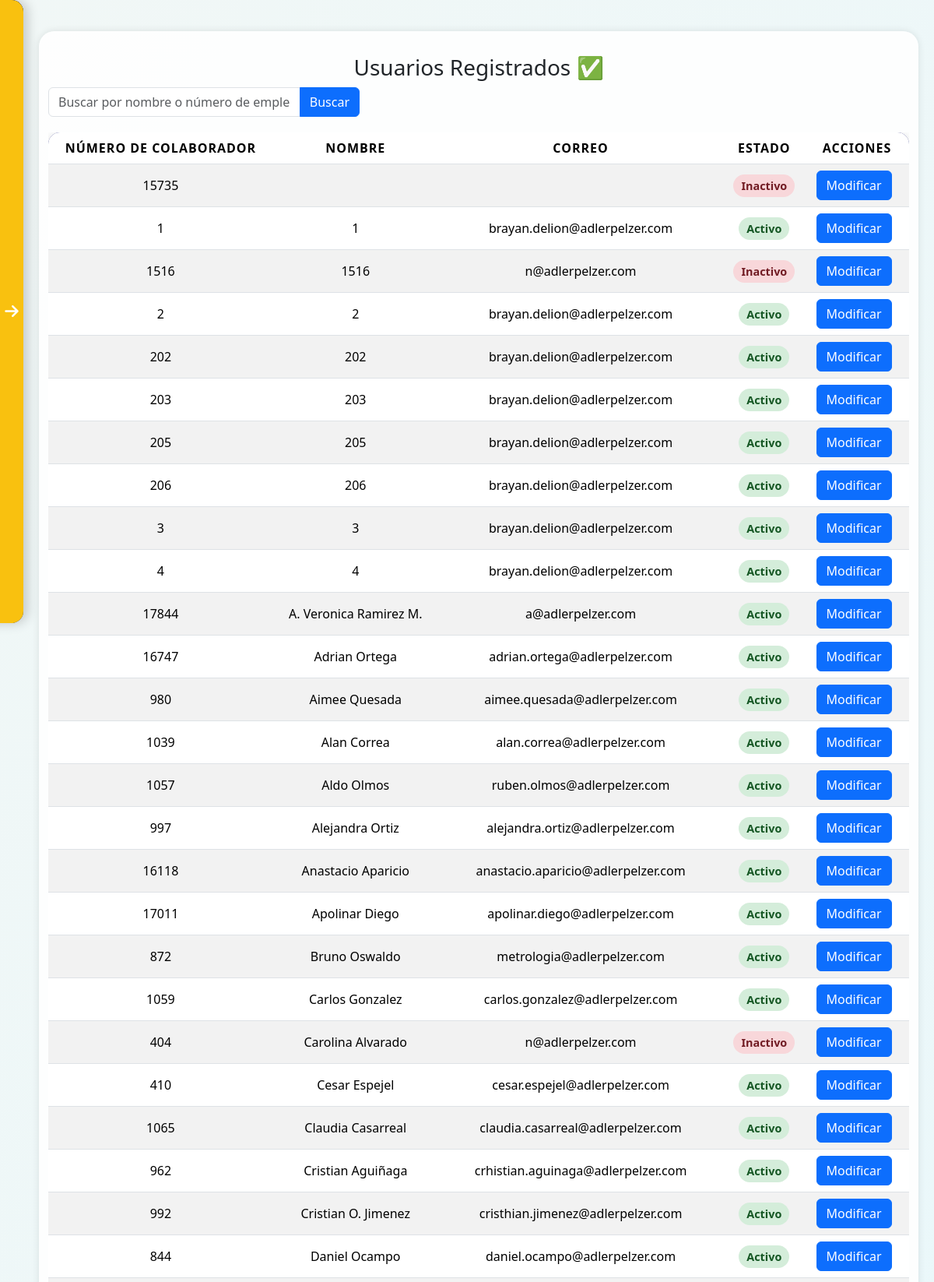
Page /Vista/ver_usuarios_registrados.php (signed in, upper part) on the committed database.
### tables this page shows
CREATE TABLE `empleados` (
  `numero_empleado` varchar(50) NOT NULL,
  `nombre` text DEFAULT NULL,
  `contraseña` text DEFAULT NULL,
  `tipo` enum('superadmin','admin','auditor','usuario') NOT NULL DEFAULT 'usuario',
  `correo` varchar(59) DEFAULT NULL,
  `estado` tinyint(1) DEFAULT 1
);

### Vista/ver_usuarios_registrados.php (the view, shortened to what this page needs)
<?php
$servername = "localhost";
$username = "root";
$password = "";
$database = "auditoria";
$conn = new mysqli($servername, $username, $password, $database);
$search = isset($_GET['search']) ? $conn->real_escape_string($_GET['search']) : '';
$sql = "SELECT numero_empleado, nombre, tipo, correo, estado FROM empleados WHERE 1=1";
$sql .= " ORDER BY nombre ASC";
$result = $conn->query($sql);
?>
<!DOCTYPE html>
<html lang="es">
<head>
    <link href="https://cdn.jsdelivr.net/npm/bootstrap@5.3.3/dist/css/bootstrap.min.css" rel="stylesheet">
    <link rel="stylesheet" href="https://cdnjs.cloudflare.com/ajax/libs/font-awesome/6.5.1/css/all.min.css">
</head>
<body>
    <div class="sidebar" id="sidebar">
        <div class="sidebar-header">
            <h4>Adler Pelzer Group</h4>
        </div>
        <ul class="nav flex-column">
            <li class="nav-item">
                <a class="nav-link text-white" href="../index.php"><i class="fas fa-tachometer-alt me-2"></i>Dashboard</a>
            </li>
            <li class="nav-item">
                <a class="nav-link text-white" href="programar_auditoria.php"><i class="fas fa-calendar-plus me-2"></i>Programar Auditoría</a>
            </li>
            <li class="nav-item">
                <a class="nav-link text-white" href="ver_auditorias_programadas.php"><i class="fas fa-calendar-check me-2"></i>Ver Auditorías Programadas</a>
            </li>
            <li class="nav-item">
                <a class="nav-link text-white" href="registrar_nuevo_usuario.php"><i class="fas fa-user-plus me-2"></i>Registrar Nuevo Usuario</a>
            </li>
            <li class="nav-item">
                <a class="nav-link text-warning" href="ver_usuarios_registrados.php"><i class="fas fa-users me-2"></i>Ver Usuarios Registrados</a>
            </li>
            <li class="nav-item">
                <a class="nav-link text-white" href="proyectos.php"><i class="fas fa-folder-open me-2"></i>Proyectos</a>
            </li>
            <li class="nav-item">
                <a class="nav-link text-white" href="mis_auditorias.php"><i class="fas fa-calendar me-2"></i>Mis Auditorías Programadas</a>
            </li>
            <li class="nav-item">
                <a class="nav-link text-white" href="ver_registro_por_usuario.php"><i class="fas fa-check-circle me-2"></i>Mis Registros Terminados</a>
            </li>
            <li class="nav-item">
                <a class="nav-link" href="cambiar_contraseña.php"><i class="fas fa-check-circle me-2"></i>Cambiar Contraseña</a>
            </li>
        </ul>
        <div class="toggle-bar" onclick="toggleSidebar()">
            <i class="fas fa-arrow-right"></i>
        </div>
    </div>
    <div class="content" id="content">
        <div class="container">
            <h3 class="text-center">Usuarios Registrados ✅</h3>
            <form method="GET" action="" class="search-form">
                <div class="input-group">
                    <input type="text" name="search" class="form-control" placeholder="Buscar por nombre o número de empleado..." value="<?php echo htmlspecialchars($search); ?>">
                    <button type="submit" class="btn btn-primary btn-modern">Buscar</button>
                </div>
            </form>
            <div class="table-responsive">
                <table class="table table-modern table-striped align-middle text-center">
                    <thead>
                        <tr>
                            <th scope="col">Número de colaborador</th>
                            <th scope="col">Nombre</th>
                            <th scope="col">Correo</th>
                            <th scope="col">Estado</th>
                            <th scope="col">Acciones</th>
                        </tr>
                    </thead>
                    <tbody>
                    <?php
                        if ($result->num_rows > 0) {
                            while ($row = $result->fetch_assoc()) {
                                echo "<tr>";
                                echo "<td>" . htmlspecialchars($row["numero_empleado"]) . "</td>";
                                echo "<td>" . htmlspecialchars($row["nombre"]) . "</td>";
                                echo "<td>" . htmlspecialchars($row["correo"]) . "</td>";
                                echo "<td>";
                                if ($row["estado"] == 1) {
                                    echo "<span class='status-badge status-active'>Activo</span>";
                                } else {
                                    echo "<span class='status-badge status-inactive'>Inactivo</span>";
                                }
                                echo "</td>";
                                echo "<td>";
                                echo "<a href='modificar_usuario.php?numero_empleado=" . htmlspecialchars($row["numero_empleado"]) . "' class='btn btn-primary btn-modern me-2'>Modificar</a>";
                                echo "</td>";
                                echo "</tr>";
                            }
                        } else {
                            echo "<tr><td colspan='5'>No hay registros encontrados</td></tr>";
                        }
                    ?>
                    </tbody>
                </table>
            </div>
        </div>
        <br><br><br><br>
    </div>
    <?php include('pie.php'); ?>
</body>
</html>

### Vista/ver_usuarios_registrados.php (style rules this page uses)
body { background: linear-gradient(120deg, rgb(241, 247, 246) 0%, rgb(226, 248, 255) 100%); min-height: 100vh; }
.sidebar { height: 100vh; width: 250px; position: fixed; top: 0; left: -220px; background-color: #2A3184; transition: 0.3s; padding-top: 60px; z-index: 1000; border-top-right-radius: 15px; border-bottom-right-radius: 15px; box-shadow: 5px 0 15px rgba(0, 0, 0, 0.2); }
.sidebar .nav-link { color: #fff; padding: 15px 25px; transition: 0.3s; }
.sidebar-header { padding: 20px; background-color: #1e2561; color: #fff; text-align: center; position: absolute; top: 0; width: 100%; border-top-right-radius: 15px; }
.toggle-bar { position: absolute; right: 0; top: 0; width: 30px; height: 100%; display: flex; align-items: center; justify-content: center; cursor: pointer; transition: 0.3s; border-top-right-radius: 15px; border-bottom-right-radius: 15px; }
.toggle-bar i { color: #fff; font-size: 20px; transition: 0.3s; }
.content { margin-left: 30px; transition: 0.3s; padding: 20px; }
.container { padding: 30px; background: rgba(255, 255, 255, 0.9); border-radius: 20px; margin-top: 20px; box-shadow: 0 0 10px rgba(0,0,0,0.1); }
h3 { color: #2A3184; font-weight: 700; margin-bottom: 20px; text-align: center; }
.table-modern { border-radius: 15px; overflow: hidden; box-shadow: 0 4px 15px rgba(0, 0, 0, 0.15); background: white; }
.table-modern thead { background-color: #2A3184; color: white; text-transform: uppercase; letter-spacing: 1px; }
.table-modern th, .table-modern td { padding: 15px; vertical-align: middle; }
.table-modern tbody tr { transition: all 0.3s ease; }
.btn-modern { padding: 8px 15px; border-radius: 25px; font-weight: 500; transition: all 0.3s ease; background-color: #2A3184; color: white; border: none; }
.status-badge { padding: 5px 10px; border-radius: 20px; font-size: 0.9em; font-weight: 600; }
.status-active { background-color: #d4edda; color: #155724; }
.status-inactive { background-color: #f8d7da; color: #721c24; }
.search-form { max-width: 400px; margin-bottom: 20px; }

### Vista/pie.php (style rules this page uses)
body, html { height: 100%; margin: 0; }
.content { min-height: 100%; padding-bottom: 10px; }

### rows in the picture
empleados: numero_empleado "15735", shows "Inactivo"
empleados: numero_empleado "1", nombre "1", correo "brayan.delion@adlerpelzer.com", estado "Activo"
empleados: numero_empleado "1516", nombre "1516", correo "n@adlerpelzer.com", estado "Inactivo"
empleados: numero_empleado "2", nombre "2", correo "brayan.delion@adlerpelzer.com", estado "Activo"
empleados: numero_empleado "202", nombre "202", correo "brayan.delion@adlerpelzer.com", estado "Activo"
empleados: numero_empleado "203", nombre "203", correo "brayan.delion@adlerpelzer.com", estado "Activo"
empleados: numero_empleado "205", nombre "205", correo "brayan.delion@adlerpelzer.com", estado "Activo"
empleados: numero_empleado "206", nombre "206", correo "brayan.delion@adlerpelzer.com", estado "Activo"
empleados: numero_empleado "3", nombre "3", correo "brayan.delion@adlerpelzer.com", estado "Activo"
empleados: numero_empleado "4", nombre "4", correo "brayan.delion@adlerpelzer.com", estado "Activo"
empleados: numero_empleado "17844", nombre "A. Veronica Ramirez M.", correo "a@adlerpelzer.com", estado "Activo"
empleados: numero_empleado "16747", nombre "Adrian Ortega", correo "adrian.ortega@adlerpelzer.com", estado "Activo"
empleados: numero_empleado "980", nombre "Aimee Quesada", correo "aimee.quesada@adlerpelzer.com", estado "Activo"
empleados: numero_empleado "1039", nombre "Alan Correa", correo "alan.correa@adlerpelzer.com", estado "Activo"
empleados: numero_empleado "1057", nombre "Aldo Olmos", correo "ruben.olmos@adlerpelzer.com", estado "Activo"
empleados: numero_empleado "997", nombre "Alejandra Ortiz", correo "alejandra.ortiz@adlerpelzer.com", estado "Activo"
empleados: numero_empleado "16118", nombre "Anastacio Aparicio", correo "anastacio.aparicio@adlerpelzer.com", estado "Activo"
empleados: numero_empleado "17011", nombre "Apolinar Diego", correo "apolinar.diego@adlerpelzer.com", estado "Activo"
empleados: numero_empleado "872", nombre "Bruno Oswaldo", correo "metrologia@adlerpelzer.com", estado "Activo"
empleados: numero_empleado "1059", nombre "Carlos Gonzalez", correo "carlos.gonzalez@adlerpelzer.com", estado "Activo"
empleados: numero_empleado "404", nombre "Carolina Alvarado", correo "n@adlerpelzer.com", estado "Inactivo"
empleados: numero_empleado "410", nombre "Cesar Espejel", correo "cesar.espejel@adlerpelzer.com", estado "Activo"
empleados: numero_empleado "1065", nombre "Claudia Casarreal", correo "claudia.casarreal@adlerpelzer.com", estado "Activo"
empleados: numero_empleado "962", nombre "Cristian Aguiñaga", correo "crhistian.aguinaga@adlerpelzer.com", estado "Activo"
empleados: numero_empleado "992", nombre "Cristian O. Jimenez", correo "cristhian.jimenez@adlerpelzer.com", estado "Activo"
empleados: numero_empleado "844", nombre "Daniel Ocampo", correo "daniel.ocampo@adlerpelzer.com", estado "Activo"
